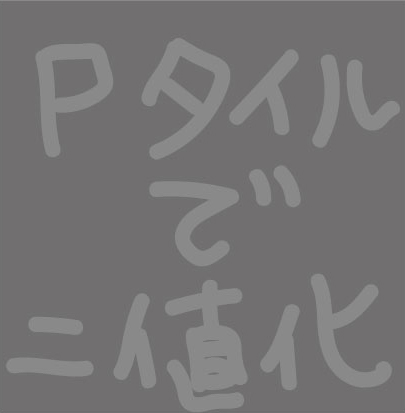
//> input picture week08/kadai01/ptile.jpg, 405 x 413 px
$ ./main   (built with g++ and OpenCV 4)
//> lines starting //> are read from the running program, lines starting //| are printed output that depends on the picture; after the words box and inside, x2 and y2 are one past the last pixel; in counts of white or black regions, pixels touching at a corner belong together
#include <iostream>
#include <opencv2/opencv.hpp>

#define FILE_NAME "./ptile.jpg"

#define WINDOW_NAME_INPUT "input"
#define WINDOW_NAME_OUTPUT "output"

#define HIGHVAL (255)
#define HIST_SIZE (256)

int main(int argc, const char* argv[]) {
  double percent = 4.0 / (4.0 + 1.0);

  cv::Mat src_img = cv::imread(FILE_NAME, cv::IMREAD_GRAYSCALE);
//> src_img: 413 rows x 405 cols, CV_8UC1; min 105, max 146, mean 117
  if (src_img.empty()) {
    fprintf(stderr, "File is not opened.\n");
    return -1;
  }

  // ヒストグラムの生成
  int hist[HIST_SIZE] = {0};
  for (int y = 0; y < src_img.rows; y++) {
    for (int x = 0; x < src_img.cols; x++) {
      int pixel_value = src_img.at<uchar>(y, x);
      hist[pixel_value]++;
    }
  }
//> after the loop, hist = 256 values, max 112902 at index 112, min 0 at index 0, mean 653.4

  // 全体面積のp%から該当の面積を取得
  int total_pixels = src_img.rows * src_img.cols;
//> total_pixels = 167265
  int target_area = total_pixels * percent;
//> target_area = 133812

  // ヒストグラムを使用して閾値を求める
  int sum = 0;
  int threshold = 0;
  for (int i = 0; i < HIST_SIZE; i++) {
    sum += hist[i];
    if (sum >= target_area) {
      threshold = i;
      break;
    }
  }
//> after the loop, sum = 133978
  printf("閾値: %d\n", threshold);
//| 閾値: 123

  // 二値化
  cv::Mat result_img;
  cv::threshold(src_img, result_img, threshold, HIGHVAL, cv::THRESH_BINARY);
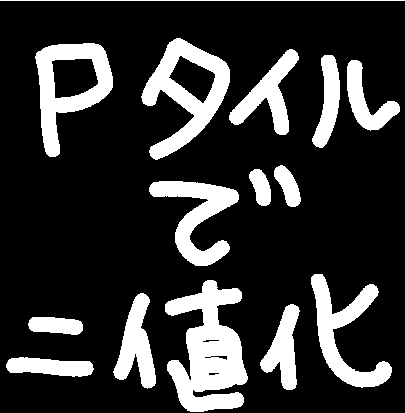
//> result_img: 413 rows x 405 cols, CV_8UC1; 19.9% white; 15 white regions, largest, box (x1, y1, x2, y2) and area: (165, 280, 248, 412) 6372, (141, 38, 230, 160) 4262, (35, 43, 113, 157) 3754

  // 結果の表示
  cv::imshow(WINDOW_NAME_INPUT, src_img);
  cv::imshow(WINDOW_NAME_OUTPUT, result_img);
  cv::imwrite("output.jpg", result_img);
  cv::waitKey();

  return 0;
}
